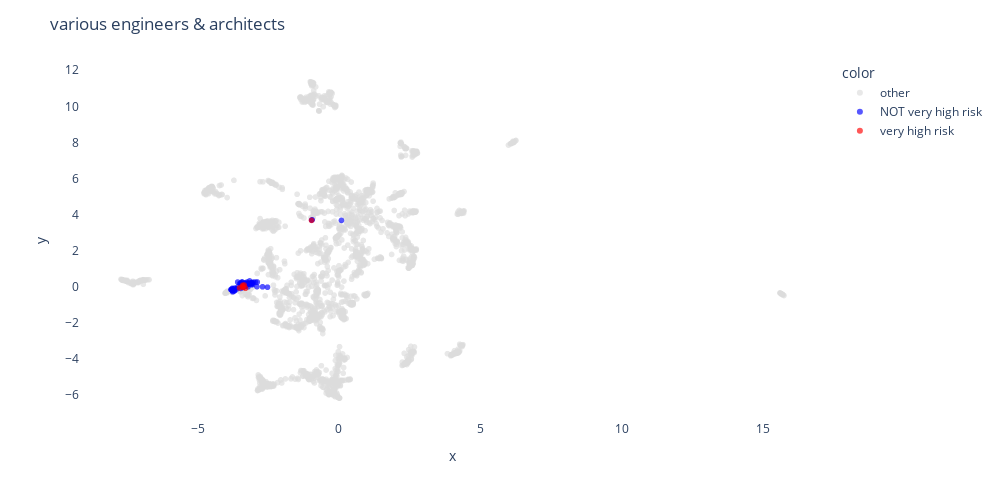

The notebook cell this image was saved under:
### Markdown cell above
## 6.3 CHECK: Qualitative check

### Code cell
cluster_id = 21
print(f'{clusters_level_2.loc[cluster_id].counts} occupations in this cluster.')
highlight_cluster(cluster_id, 'level_2', clusters_level_2)

### Figure 1 — Plotly figure (JSON) as saved in the notebook; plotly's stock layout.template omitted (floating-point values rounded to 4 significant figures; data arrays with more than 128 entries replaced by an {"elided": "..."} marker saying what was removed)
{"data": [{"customdata": {"elided": "2857x7 mixed values"}, "hovertemplate": "color=other<br>x=%{x}<br>y=%{y}<br>id=%{customdata[0]}<br>preferred_label=%{customdata[1]}<br>onet_title=%{customdata[2]}<br>risk_cat_label=%{customdata[3]}<br>level_1=%{customdata[4]}<br>level_2=%{customdata[5]}<br>keywords_manual=%{customdata[6]}<extra></extra>", "legendgroup": "other", "marker": {"color": "#DCDCDC", "opacity": 0.66, "symbol": "circle"}, "mode": "markers", "name": "other", "showlegend": true, "textfont": {"size": 10}, "textposition": "top center", "type": "scattergl", "x": {"elided": "2857 float values"}, "xaxis": "x", "y": {"elided": "2857 float values"}, "yaxis": "y"}, {"customdata": {"elided": "78x7 mixed values"}, "hovertemplate": "color=NOT very high risk<br>x=%{x}<br>y=%{y}<br>id=%{customdata[0]}<br>preferred_label=%{customdata[1]}<br>onet_title=%{customdata[2]}<br>risk_cat_label=%{customdata[3]}<br>level_1=%{customdata[4]}<br>level_2=%{customdata[5]}<br>keywords_manual=%{customdata[6]}<extra></extra>", "legendgroup": "NOT very high risk", "marker": {"color": "blue", "opacity": 0.66, "symbol": "circle"}, "mode": "markers", "name": "NOT very high risk", "showlegend": true, "textfont": {"size": 10}, "textposition": "top center", "type": "scattergl", "x": [-3.244, -3.415, -3.7, -3.429, -2.899, -3.408, -3.386, -3.172, -3.414, -3.461, -3.819, -0.9673, -3.42, -3.316, -2.526, -3.217, -3.243, -3.764, -3.469, -3.073, -3.333, -3.776, -3.24, -3.801, -3.58, -3.374, -3.403, -3.356, -3.118, -3.44, -3.312, -3.055, 0.09063, -3.752, -3.671, -3.206, -3.301, -3.468, -3.771, -3.58, -3.399, -3.798, -3.475, -3.334, -3.776, -3.146, -3.176, -3.237, -3.173, -2.952, -3.282, -3.606, -3.702, -3.021, -2.888, -3.365, -3.686, -3.4, -3.357, -3.42, -3.38, -3.077, -0.9457, -3.417, -3.291, -3.325, -3.158, -3.367, -3.07, -3.696, -3.076, -3.506, -3.097, -3.288, -3.195, -3.26, -2.7, -3.231], "xaxis": "x", "y": [0.2693, 0.07801, -0.1738, 0.2736, 0.01272, 0.2513, 0.1674, 0.1893, 0.01783, 0.2205, -0.1466, 3.7, 0.03428, 0.2276, -0.01608, 0.0007249, 0.1582, -0.2233, 0.1135, 0.2141, 0.1381, -0.08467, 0.1437, -0.1512, 0.2682, 0.0195, 0.03803, 0.008375, 0.2171, 0.08069, 0.1689, 0.1279, 3.683, -0.2728, -0.0805, 0.19, 0.03922, -0.08344, -0.1146, -0.006573, 0.01449, -0.1597, 0.1879, 0.09553, -0.1799, 0.2002, 0.1581, 0.2098, 0.2068, 0.2655, 0.1677, -0.1101, -0.2241, 0.267, 0.2714, 0.1252, -0.2119, 0.1223, 0.09129, 0.1379, -0.02528, 0.2159, 3.713, -0.01914, 0.1423, 0.03053, 0.3295, 0.05325, 0.186, -0.07121, 0.2373, 0.1872, 0.1173, 0.1394, 0.1698, 0.1295, 0.005606, 0.1277], "yaxis": "y"}, {"customdata": [[1002, "industrial engineer", "industrial engineers", "Very high risk", 4, 21, "various engineers & architects"], [1249, "manufacturing engineer", "industrial engineers", "Very high risk", 4, 21, "various engineers & architects"], [1705, "packaging production manager", "industrial engineers", "Very high risk", 4, 21, "various engineers & architects"], [2210, "automation engineer", "industrial engineers", "Very high risk", 4, 21, "various engineers & architects"], [2412, "energy analyst", "energy auditors", "Very high risk", 4, 21, "various engineers & architects"], [2525, "production engineer", "industrial engineers", "Very high risk", 4, 21, "various engineers & architects"], [2585, "surface engineer", "industrial engineers", "Very high risk", 4, 21, "various engineers & architects"]], "hovertemplate": "color=very high risk<br>x=%{x}<br>y=%{y}<br>id=%{customdata[0]}<br>preferred_label=%{customdata[1]}<br>onet_title=%{customdata[2]}<br>risk_cat_label=%{customdata[3]}<br>level_1=%{customdata[4]}<br>level_2=%{customdata[5]}<br>keywords_manual=%{customdata[6]}<extra></extra>", "legendgroup": "very high risk", "marker": {"color": "red", "opacity": 0.66, "symbol": "circle"}, "mode": "markers", "name": "very high risk", "showlegend": true, "textfont": {"size": 10}, "textposition": "top center", "type": "scattergl", "x": [-3.403, -3.412, -3.306, -3.513, -0.9675, -3.352, -3.379], "xaxis": "x", "y": [0.0896, 0.002074, -0.07715, -0.05525, 3.684, 0.1034, -0.02338], "yaxis": "y"}], "layout": {"height": 500, "legend": {"title": {"text": "color"}, "tracegroupgap": 0}, "margin": {"t": 60}, "plot_bgcolor": "rgb(255,255,255)", "title": {"text": "various engineers & architects"}, "width": 1000, "xaxis": {"anchor": "y", "domain": [0, 1], "title": {"text": "x"}}, "yaxis": {"anchor": "x", "domain": [0, 1], "title": {"text": "y"}}}}
